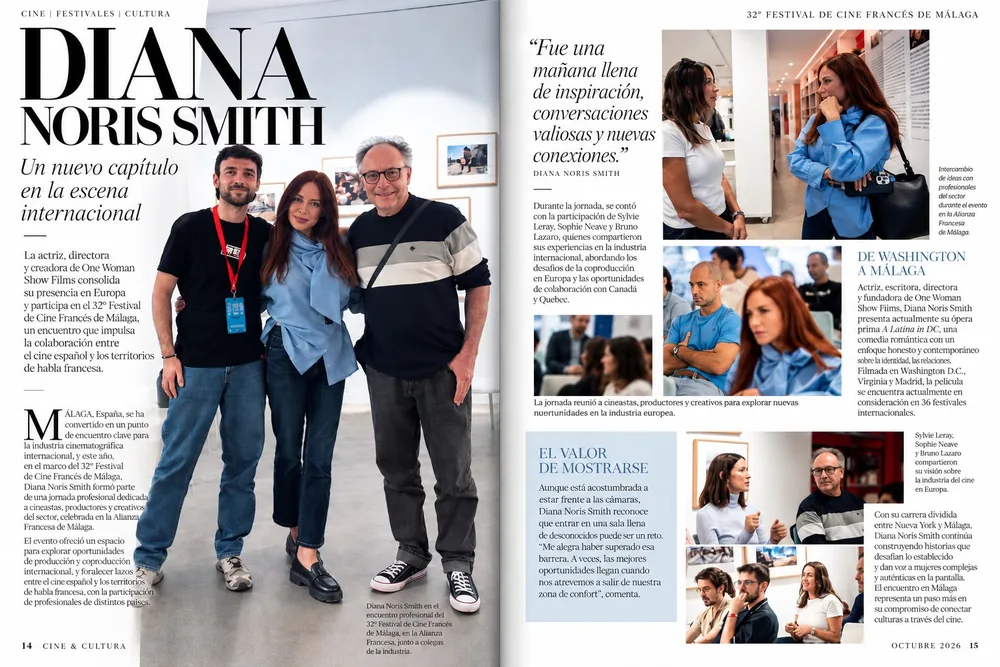
#> input picture owsf/site/assets/img/cine-cultura-octubre-2026-1000.webp, 1000 x 667 px, given in place of lat-16.webp, which was not available
$ python build.py
#> lines starting #> are read from the running program, lines starting #| are printed output that depends on the picture; pictures that were not available may be replaced by others from this repository, and a replacement may not be noted
"""Genera onewomanshowfilms.com en owsf/site/ (EN en "/", ES en "/es/").   Uso:  python owsf/build.py

Reutiliza datos e imágenes de la web de Diana (content.py, media/originals/, site/assets/img/).
Textos propios de la productora: owsf/texts.py. Diseño: owsf/site/assets/css/owsf.css y js/owsf.js.
"""
import html
import json
import shutil
import sys
from pathlib import Path

from PIL import Image, ImageOps

HERE = Path(__file__).resolve().parent
ROOT = HERE.parent
sys.path.insert(0, str(ROOT))
sys.path.insert(0, str(HERE))
import content as C  # noqa: E402  (web de Diana: tráiler, pósters, sinopsis, bio)
import texts as X  # noqa: E402

SITE = HERE / "site"
IMG = SITE / "assets" / "img"
V = "20261027b"

STARRING = ", ".join(a for a, _c in X.CAST)
DIRECTOR, FILMMAKER = "Diana Noris", "Nick Blanchet"


def esc(s):
    return html.escape(s, quote=True)


def home(lang):
    return "/" if lang == "en" else "/es/"


# ---------------------------------------------------------------- imágenes
def webp(src, name, widths, q=82):
    """Crea name-<w>.webp (sin ampliar) a partir de src; devuelve {w: (ruta, ancho, alto)}."""
#> called with name = 'lat-16', q = 82
    out = {}
    im0 = ImageOps.exif_transpose(Image.open(src))
#> im0 is the input picture: PIL image 1000x667 RGB; mean R, G, B 176.1, 174.3, 177
    im0 = im0.convert("RGBA" if im0.mode in ("RGBA", "LA", "P") else "RGB")
    for w in widths:
        dst = IMG / f"{name}-{w}.webp"
        im = im0
        if im.width > w:
            im = im0.resize((w, round(im0.height * w / im0.width)), Image.LANCZOS)
        if not dst.exists():
            im.save(dst, "WEBP", quality=q, method=6)
        out[w] = (f"/assets/img/{dst.name}", im.width, im.height)
#> this loop made 3 passes
#> pass 1, in webp, `im = im0.resize((w, round(im0.height * w / im0.width)), Image.LANCZOS)`:
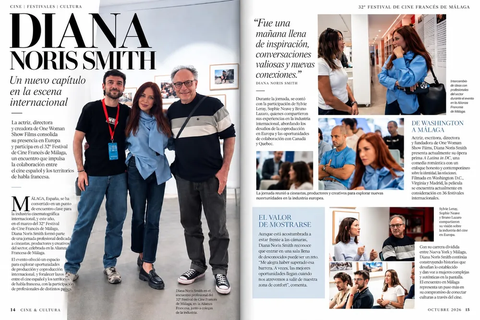
#> im: PIL image 480x320 RGB; mean R, G, B 175.9, 174.1, 176.8
#> after the loop, out = {480: ('/assets/img/lat-16-480.webp', 480, 320), 960: ('/assets/img/lat-16-960.webp', 960, 640), 1600: ('/assets/img/lat-16-1600.webp', 1000, 667)}
    return out


def srcset(v):
    return ", ".join(f"{p} {w}w" for p, w, _h in v.values())


# [6 lines left out: function img_tag, not called in this run]


def prepare_images():
    IMG.mkdir(parents=True, exist_ok=True)
    orig, lat, hs = ROOT / "media" / "originals", ROOT / "site" / "assets" / "img" / "latina", ROOT / "site" / "assets" / "img" / "headshots"
    I = {}
    for k in set(X.HERO_SLIDES + X.STILLS):
        I[k] = webp(lat / f"{k}.webp", k, [480, 960, 1600])
#> pass 2 of the loop in prepare_images, `for k in set(X.HERO_SLIDES + X.STILLS):`:
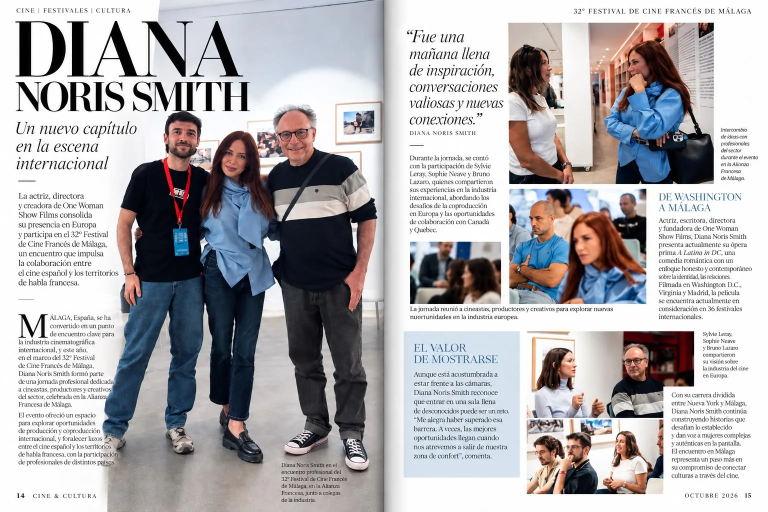
#> input picture owsf/site/assets/img/cine-cultura-octubre-2026-1600.webp, 1536 x 1024 px, given in place of lat-15.webp, which was not available (shown at 1/2 size)
#> in webp, im0 is the input picture: PIL image 1536x1024 RGB; mean R, G, B 176.3, 174.5, 177.2
#> the loop in webp (call 2), `for w in widths:` made 3 passes
#> pass 1, in webp (call 2), `im = im0.resize((w, round(im0.height * w / im0.width)), Image.LANCZOS)`:
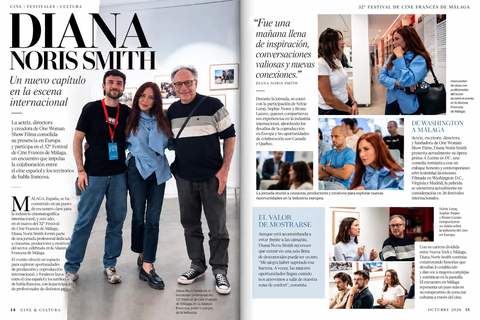
#> im: PIL image 480x320 RGB; mean R, G, B 176.1, 174.3, 177
#> pass 2, in webp (call 2), `im = im0.resize((w, round(im0.height * w / im0.width)), Image.LANCZOS)`:
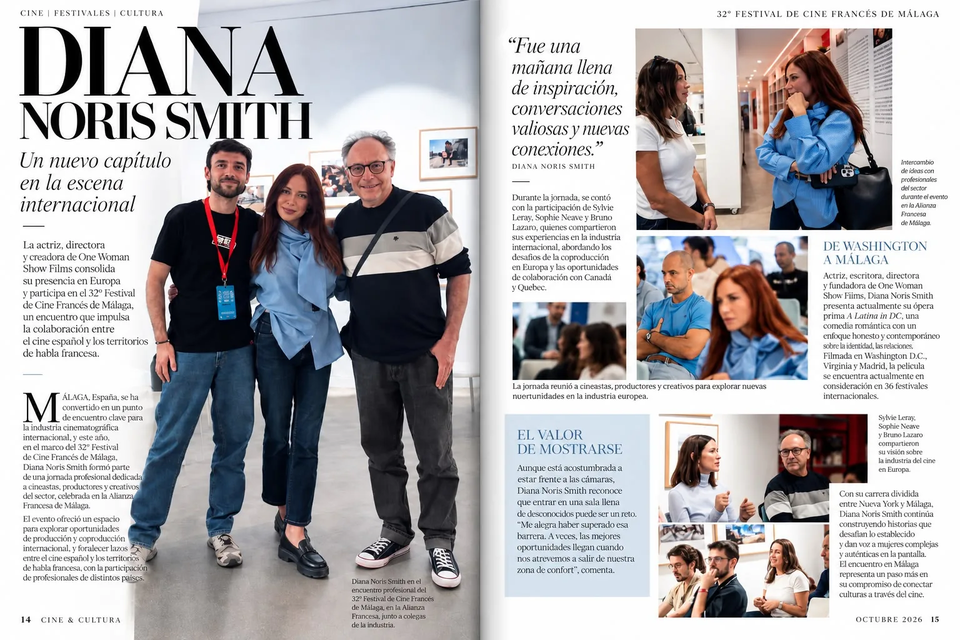
#> im: PIL image 960x640 RGB; mean R, G, B 176.1, 174.3, 177
#> after the loop in webp (call 2), `for w in widths:`: out = {480: ('/assets/img/lat-15-480.webp', 480, 320), 960: ('/assets/img/lat-15-960.webp', 960, 640), 1600: ('/assets/img/lat-15-1600.webp', 1536, 1024)}
    I["founder"] = webp(orig / "hs1_bw.jpg", "diana-noris-bn", [480, 800, 1100])
    I["poster"] = webp(orig / "poster.jpg", "a-latina-in-dc-poster", [400, 700, 1000])
    for d in C.DEV_FILMS:
        I[d["key"]] = webp(orig / f'{d["key"]}.png', d["key"].replace("_", "-"), [400, 700])
    I["press"] = webp(orig / "press_malaga.jpg", "cine-cultura-octubre-2026", [600, 1000, 1600])
    kit = SITE / "press-kit"
    kit.mkdir(exist_ok=True)
    shutil.copy2(ROOT / "site" / "press-kit" / "A-Latina-in-DC-Press-Kit.pdf", kit / "A-Latina-in-DC-Press-Kit.pdf")
    shutil.copy2(ROOT / "site" / "assets" / "img" / "press-kit-cover.webp", IMG / "press-kit-cover.webp")
    (IMG / "favicon.svg").write_text(
        '<svg xmlns="http://www.w3.org/2000/svg" viewBox="0 0 64 64"><rect width="64" height="64" rx="12" fill="#0d0b0b"/>'
        '<text x="32" y="44" font-family="Georgia,serif" font-weight="700" font-size="30" fill="#c8102e" text-anchor="middle">W</text></svg>', encoding="utf-8")
    return I


# ---------------------------------------------------------------- piezas
ARROW = '<svg viewBox="0 0 24 24" fill="none" stroke="currentColor" stroke-width="2" stroke-linecap="round" stroke-linejoin="round" aria-hidden="true"><path d="M7 17 17 7M8 7h9v9"/></svg>'
PLAY = '<svg viewBox="0 0 24 24" aria-hidden="true"><path d="M8 5v14l11-7z"/></svg>'
DL = '<svg viewBox="0 0 24 24" fill="none" stroke="currentColor" stroke-width="2" stroke-linecap="round" stroke-linejoin="round" aria-hidden="true"><path d="M12 4v11m0 0 4.5-4.5M12 15l-4.5-4.5M5 20h14"/></svg>'


def logo(tag="span", cls="logo"):
    return f'<{tag} class="{cls}">One <em>Woman</em> Show Films</{tag}>'


def label(text):
    return f'<span class="eyebrow">{text}</span>'


def heading(a, b, level="h2"):
    b = f" <em>{b}</em>" if b else ""
    return f"<{level} class=\"title\">{a}{b}</{level}>"


# [217 lines left out: functions header, video, tile, page, not called in this run]


def main():
    I = prepare_images()
    for lang in ("en", "es"):
        out = SITE / ("index.html" if lang == "en" else "es/index.html")
        out.parent.mkdir(parents=True, exist_ok=True)
        out.write_text(page(lang, I), encoding="utf-8")
    (SITE / "robots.txt").write_text(f"User-agent: *\nAllow: /\n\nSitemap: {X.DOMAIN}/sitemap.xml\n", encoding="utf-8")
    urls = "".join(f'  <url><loc>{X.DOMAIN}{p}</loc><xhtml:link rel="alternate" hreflang="en" href="{X.DOMAIN}/"/>'
                   f'<xhtml:link rel="alternate" hreflang="es" href="{X.DOMAIN}/es/"/></url>\n' for p in ("/", "/es/"))
    (SITE / "sitemap.xml").write_text('<?xml version="1.0" encoding="UTF-8"?>\n<urlset xmlns="http://www.sitemaps.org/schemas/sitemap/0.9" '
                                      'xmlns:xhtml="http://www.w3.org/1999/xhtml">\n' + urls + "</urlset>\n", encoding="utf-8")
    print("built: onewomanshowfilms (en, es)")


if __name__ == "__main__":
#> (the run stopped early here; a loop or call above may not have finished)
